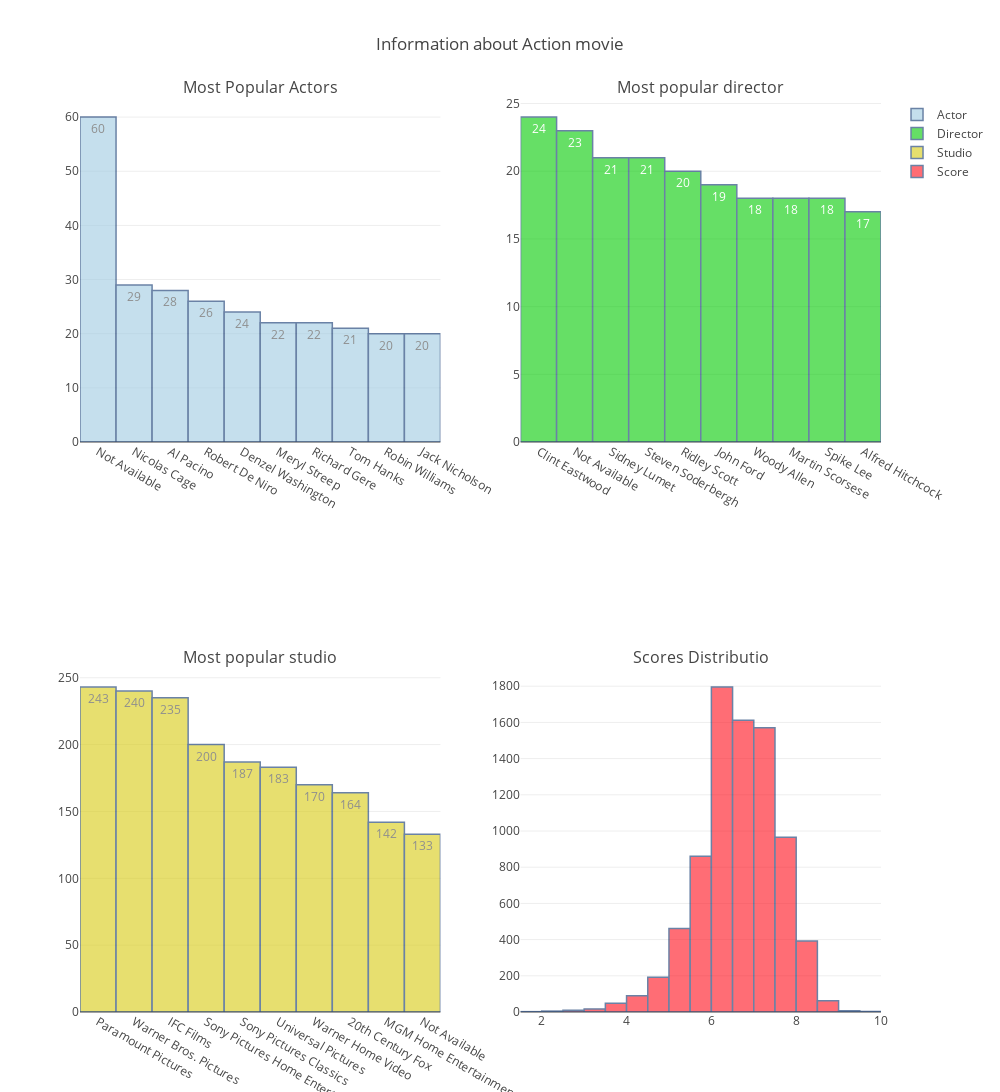

The code cell stored with this chart in its notebook:
### Code cell
df_drama = movie[movie['Genre'].str.contains('Drama')]
plt.figure(figsize=(30,20))
df_action =df_drama
df_action.replace('  ','Not Available',inplace = True)
info = []
info.append(len(df_action))
info.append(df_action['Cast 1'].value_counts().index[1])
info.append(df_action['Director 1'].value_counts().index[0])
info.append(df_action['Studio'].value_counts().index[0])
info.append([df_action['scores'].max(),df_action[df_action['scores'] == df_action['scores'].max()]])
info.append([df_action['scores'].min(),df_action[df_action['scores'] == df_action['scores'].min()]])
fig = tools.make_subplots(rows=2, cols=2,subplot_titles = ('Most Popular Actors','Most popular director','Most popular studio','Scores Distributio'))
actor = go.Bar(
            y=df_action['Cast 1'].value_counts()[:10],
            x=df_action['Cast 1'].value_counts()[:10].index[:10],
            text=df_action['Cast 1'].value_counts()[:10],
            textposition = 'auto',
            marker=dict(
                color='rgb(234,125,92)',
                line=dict(
                    color='rgb(8,48,107)',
                    width=1.5),
            ),
            name = 'Actor',
            opacity=0.6
        )
director = go.Bar(
            y=df_action['Director 1'].value_counts()[:10],
            x=df_action['Director 1'].value_counts()[:10].index[:10],
            text=df_action['Director 1'].value_counts()[:10],
            textposition = 'auto',
            marker=dict(
                color='rgb(119,174,103)',
                line=dict(
                    color='rgb(8,48,107)',
                    width=1.5),
            ),
    name = 'Director',
            opacity=0.6
        )
studio = go.Bar(
            y=df_action['Studio'].value_counts()[:10],
            x=df_action['Studio'].value_counts()[:10].index[:10],
            text=df_action['Studio'].value_counts()[:10],
            textposition = 'auto',
            marker=dict(
                color='rgb(204,106,118)',
                line=dict(
                    color='rgb(8,48,107)',
                    width=1.5),
            ),
    name = 'Studio',
            opacity=0.6
        )
score = go.Histogram(
            x=df_action['scores'],
            xbins=dict(
            start=0,
            end=10,
            size=0.5
        ),
            marker=dict(
                color='rgb(103,162,178)',
                line=dict(
                    color='rgb(8,48,107)',
                    width=1.5),
            ),
    name = 'Score',
            opacity=0.6
        )

fig.append_trace(actor, 1, 1)
fig.append_trace(director, 1, 2)
fig.append_trace(studio, 2, 1)
fig.append_trace(score, 2, 2)
fig['layout'].update(height=1600, width=1000, title='Information about Drama movie')
iplot(fig)

### Figure 1 — Plotly figure (JSON) as saved in the notebook; plotly's stock layout.template omitted (floating-point values rounded to 4 significant figures; data arrays with more than 128 entries replaced by an {"elided": "..."} marker saying what was removed)
{"data": [{"marker": {"color": "rgb(158,202,225)", "line": {"color": "rgb(8,48,107)", "width": 1.5}}, "name": "Actor", "opacity": 0.6, "text": [60, 29, 28, 26, 24, 22, 22, 21, 20, 20], "textposition": "auto", "type": "bar", "uid": "8f2a26ab-7440-4449-ab1b-560730b8e962", "x": ["Not Available", "Nicolas Cage  ", "Al Pacino  ", "Robert De Niro  ", "Denzel Washington  ", "Meryl Streep  ", "Richard Gere  ", "Tom Hanks  ", "Robin Williams  ", "Jack Nicholson  "], "xaxis": "x", "y": [60, 29, 28, 26, 24, 22, 22, 21, 20, 20], "yaxis": "y"}, {"marker": {"color": "rgb(0,202,0)", "line": {"color": "rgb(8,48,107)", "width": 1.5}}, "name": "Director", "opacity": 0.6, "text": [24, 23, 21, 21, 20, 19, 18, 18, 18, 17], "textposition": "auto", "type": "bar", "uid": "d80de0d4-78e2-4851-ba82-2cec9154b02e", "x": ["Clint Eastwood  ", "Not Available", "Sidney Lumet  ", "Steven Soderbergh  ", "Ridley Scott  ", "John Ford  ", "Woody Allen  ", "Martin Scorsese  ", "Spike Lee  ", "Alfred Hitchcock  "], "xaxis": "x2", "y": [24, 23, 21, 21, 20, 19, 18, 18, 18, 17], "yaxis": "y2"}, {"marker": {"color": "rgb(215,202,15)", "line": {"color": "rgb(8,48,107)", "width": 1.5}}, "name": "Studio", "opacity": 0.6, "text": [243, 240, 235, 200, 187, 183, 170, 164, 142, 133], "textposition": "auto", "type": "bar", "uid": "d53dac88-bd7e-4d08-ad10-4fa076c0c699", "x": ["Paramount Pictures  ", "Warner Bros. Pictures  ", "IFC Films  ", "Sony Pictures Home Entertainment  ", "Sony Pictures Classics  ", "Universal Pictures  ", "Warner Home Video  ", "20th Century Fox  ", "MGM Home Entertainment  ", "Not Available"], "xaxis": "x3", "y": [243, 240, 235, 200, 187, 183, 170, 164, 142, 133], "yaxis": "y3"}, {"marker": {"color": "rgb(300,12,25)", "line": {"color": "rgb(8,48,107)", "width": 1.5}}, "name": "Score", "opacity": 0.6, "type": "histogram", "uid": "0fdae4be-d572-4018-80ea-6e1da01ba2c1", "x": {"elided": "8092 float values"}, "xaxis": "x4", "xbins": {"end": 10, "size": 0.5, "start": 0}, "yaxis": "y4"}], "layout": {"annotations": [{"font": {"size": 16}, "showarrow": false, "text": "Most Popular Actors", "x": 0.225, "xanchor": "center", "xref": "paper", "y": 1, "yanchor": "bottom", "yref": "paper"}, {"font": {"size": 16}, "showarrow": false, "text": "Most popular director", "x": 0.775, "xanchor": "center", "xref": "paper", "y": 1, "yanchor": "bottom", "yref": "paper"}, {"font": {"size": 16}, "showarrow": false, "text": "Most popular studio", "x": 0.225, "xanchor": "center", "xref": "paper", "y": 0.375, "yanchor": "bottom", "yref": "paper"}, {"font": {"size": 16}, "showarrow": false, "text": "Scores Distributio", "x": 0.775, "xanchor": "center", "xref": "paper", "y": 0.375, "yanchor": "bottom", "yref": "paper"}], "height": 1600, "title": {"text": "Information about Action movie"}, "width": 1000, "xaxis": {"anchor": "y", "autorange": true, "domain": [0, 0.45], "range": [-0.5, 9.5], "type": "category"}, "xaxis2": {"anchor": "y2", "autorange": true, "domain": [0.55, 1], "range": [-0.5, 9.5], "type": "category"}, "xaxis3": {"anchor": "y3", "autorange": true, "domain": [0, 0.45], "range": [-0.5, 9.5], "type": "category"}, "xaxis4": {"anchor": "y4", "autorange": true, "domain": [0.55, 1], "range": [1.5, 10], "type": "linear"}, "yaxis": {"anchor": "x", "autorange": true, "domain": [0.625, 1], "range": [0, 63.16], "type": "linear"}, "yaxis2": {"anchor": "x2", "autorange": true, "domain": [0.625, 1], "range": [0, 25.26], "type": "linear"}, "yaxis3": {"anchor": "x3", "autorange": true, "domain": [0, 0.375], "range": [0, 255.8], "type": "linear"}, "yaxis4": {"anchor": "x4", "autorange": true, "domain": [0, 0.375], "range": [0, 1889.0]}}}
